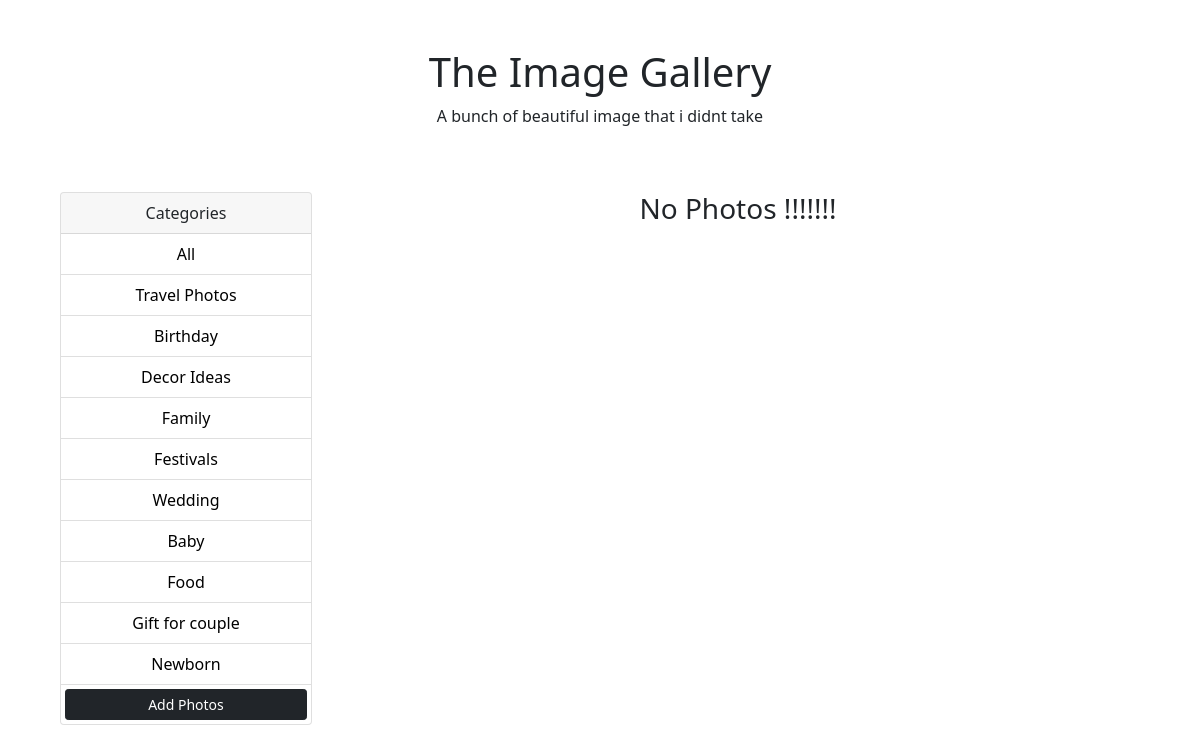
Screenshot of /?category=Family with the database file from the repository.
### photos/models.py (models this page shows, shortened)
class Category(models.Model):
    name=models.CharField(max_length=200,null=False,blank=False)

### photos/views.py (the view)
# urls.py: path('',gallery,name='gallery'),
def gallery(request):
    category=request.GET.get('category')
    if category == None:
        photos = Photo.objects.all()
    else:
        photos = Photo.objects.filter(category__name=category)
    categories = Category.objects.all()
    context={'categories':categories, 'photos':photos}
    return render(request,'photos/gallery.html',context)

### photos/templates/photos/gallery.html (shortened to what this page needs)
<!DOCTYPE html>
<html lang="en">
<head>
    <link href="https://cdn.jsdelivr.net/npm/bootstrap@5.1.3/dist/css/bootstrap.min.css" rel="stylesheet"
>
     <div class="jumbotron">
                <h1>The Image Gallery</h1>
                <p>A bunch of beautiful image that i didnt take</p>
                <br><br>
     </div>
</head>
<body class="m-5">
<div class="container">
    <div class="row">
            <div class="col-md-3">
                <div class="card">
                    <div class="card-header">
                        Categories
                    </div>
                    <ul class="list-group list-group-flush">
                        <li class="list-group-item">
                            <a href="{% url 'gallery' %}"> All </a></li>
                        {% for category in categories %}
                        <li class="list-group-item">
                            <a href="{% url 'gallery' %}?category={{category.name}}"> {{ category.name }} </a></li>
                        {% endfor %}
                        <a href="{% url 'addPhoto' %}"  class="btn btn-dark btn-block btn-sm m-1">Add Photos</a>
                    </ul>
                </div>
            </div>
        <div class="col-md-9">
            <div class="row">
                {% for photo in photos %}
                <div class="col-md-4">
                    <div class="card">
                      <img class="image-thumbail" src="{{photo.image.url}}" alt="Card image cap">
                      <div class="card-body">
                          <small>Category :{{ photo.category.name }}</small>
                      </div>
                      <a href="{% url 'photo' photo.id %}" class="btn btn-outline-dark btn-sm m-1">View</a>
                    </div>
                </div>
                {% empty %}
                <h3> No Photos !!!!!!!</h3>
                {% endfor %}
            </div>
        </div>
    </div>
</div>
</body>
</html>

### photos/templates/photos/gallery.html (style rules this page uses)
.list-group-item a { text-decoration: none; color:black; }
h1 { text-align: center; }
p { text-align: center; }
div { text-align: center; }

### rows the page displays
Category: name "Travel Photos"
Category: name "Birthday"
Category: name "Decor Ideas"
Category: name "Family"
Category: name "Festivals"
Category: name "Wedding"
Category: name "Baby"
Category: name "Food"
Category: name "Gift for couple"
Category: name "Newborn"
